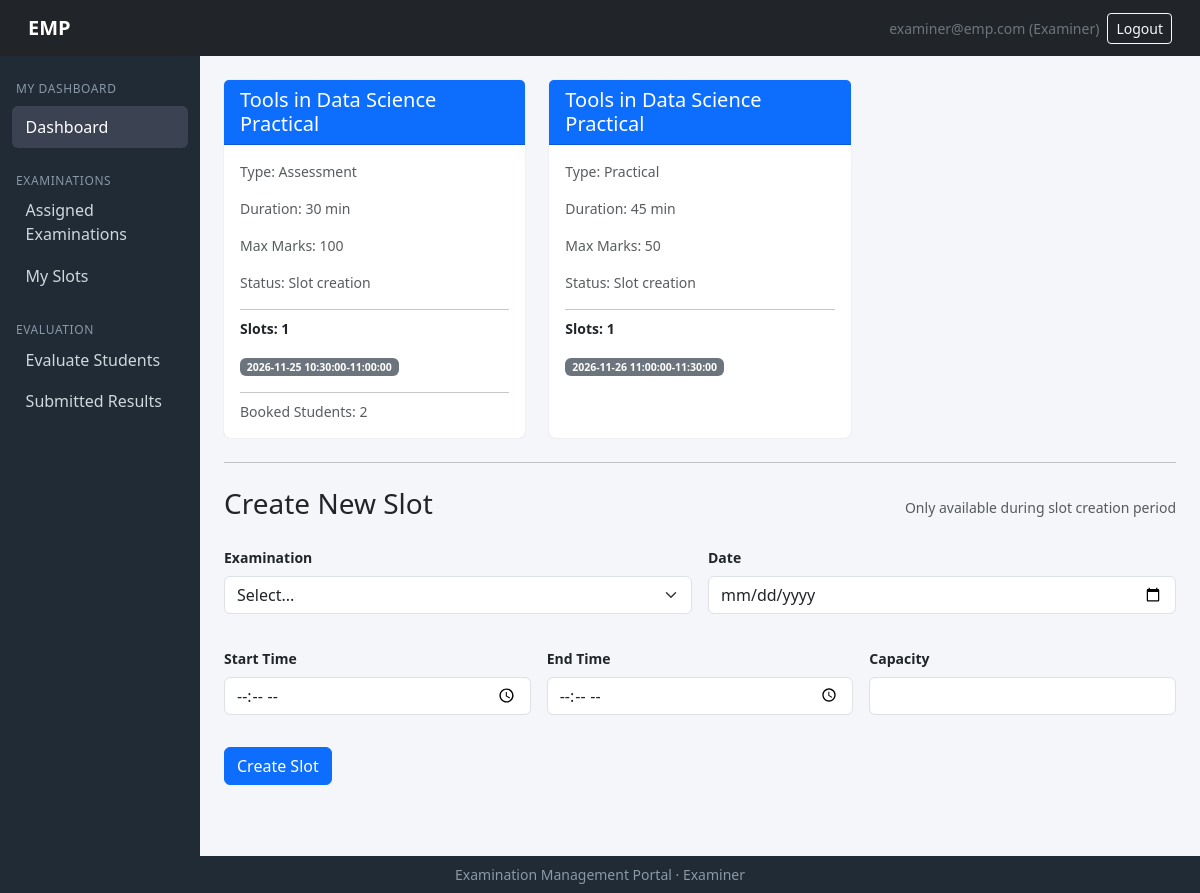
Before: /examiner/dashboard (signed in) with the older database file.
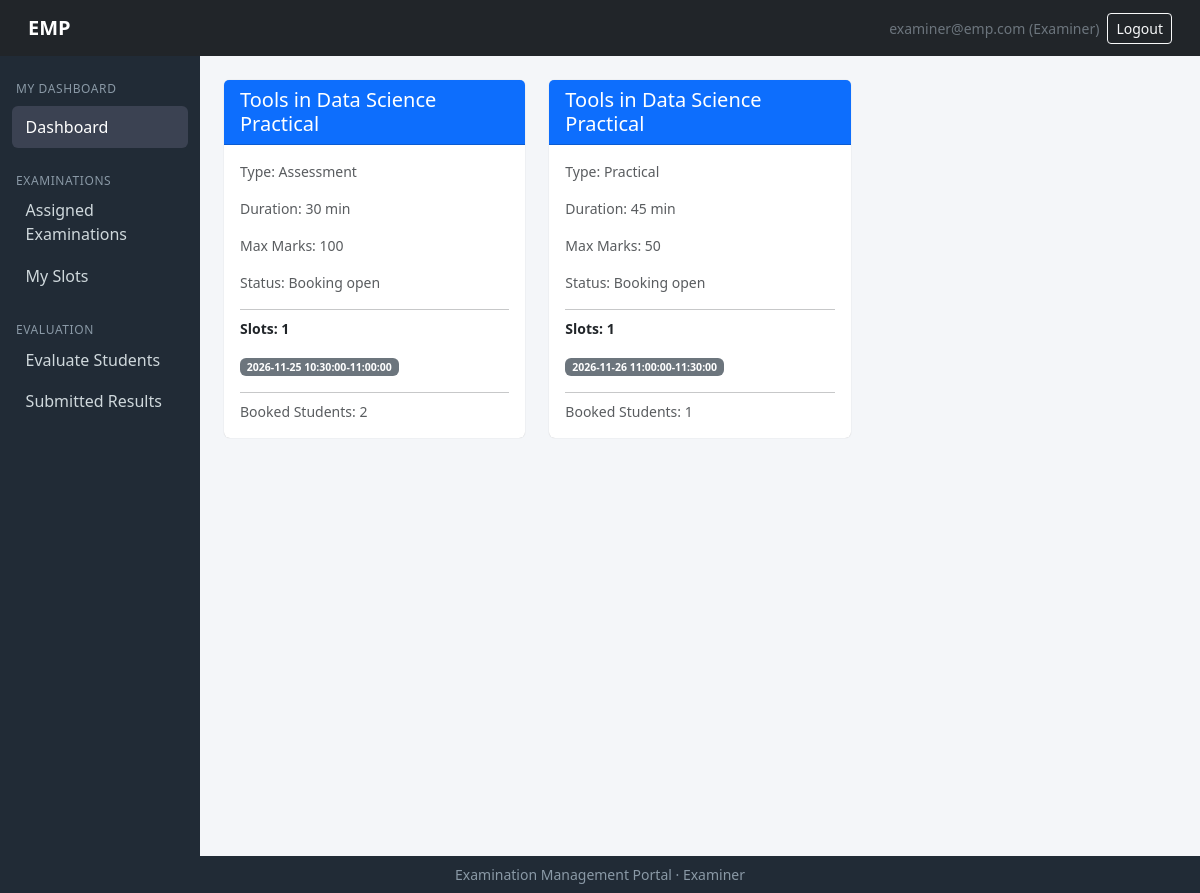
After: the same page with the newer database file.
### models/models.py (models this page shows)
class Examination(db.Model):
    __tablename__ = "examinations"
    id   = db.Column(db.Integer, primary_key=True)
    course_id = db.Column(db.Integer, db.ForeignKey("courses.id"), nullable=False)
    name     = db.Column(db.String(150), nullable=False)
    exam_type= db.Column(db.String(30), nullable=False)   # Viva|Practical|Project Demo|Assessment
    duration = db.Column(db.Integer, nullable=False)       # in minutes ig?
    max_marks = db.Column(db.Integer, nullable=False)
    slot_creation_start = db.Column(db.DateTime)
    slot_creation_end=db.Column(db.DateTime)
    slot_booking_start  = db.Column(db.DateTime)
    slot_booking_end  = db.Column(db.DateTime)
    status = db.Column(db.String(20), default="draft")  # draft|slot_creation|booking_open|closed|completed perhaps
    rubrics = db.relationship("Rubric", backref="exam")
    slots  = db.relationship("ExaminationSlot", backref="exam")

### routes/examiner_routes.py (the view)
@examiner_bp.route('/dashboard')
@login_required
def dashboard():
    if current_user.role != 'examiner':
        flash('Access denied.', 'danger')
        return redirect(url_for('auth.login'))
    examiner = get_examiner_or_abort()
    if not examiner:
        flash('Examiner profile not found.', 'danger')
        return redirect(url_for('auth.login'))
    exams = []
    can_create_slots = False
    for slot in examiner.slots:
        exam = slot.exam
        if exam.status == 'slot_creation':
            can_create_slots = True
    seen = set()
    for slot in examiner.slots:
        exam = slot.exam
        if exam.id in seen:
            continue
        seen.add(exam.id)
        slots_data = []
        for s in exam.slots:
            if s.examiner_id == examiner.id:
                slots_data.append({
                    'id': s.id,
                    'date': s.date,
                    'start_time': s.start_time,
                    'end_time': s.end_time,
                    'capacity': s.max_capacity,
                    'booked': s.max_capacity - s.available_seats,
                    'status': s.status.capitalize(),
                })
        bookings_data = []
        for s in exam.slots:
            if s.examiner_id == examiner.id:
                for b in s.bookings:
                    if b.status == 'booked':
                        bookings_data.append({'id': b.id})
        exams.append({
            'id': exam.id,
            'name': exam.name,
            'type': exam.exam_type,
            'duration': exam.duration,
            'max_marks': exam.max_marks,
            'status': exam.status.replace('_', ' ').capitalize(),
            'slots': slots_data,
            'bookings': bookings_data,
        })
    all_examiner_exam_ids = {slot.exam_id for slot in examiner.slots}
    for eid in all_examiner_exam_ids:
        exam = Examination.query.get(eid)
        if exam and exam.status == 'slot_creation':
            can_create_slots = True
            break
    exams_options = []
    for eid in all_examiner_exam_ids:
        exam = Examination.query.get(eid)
        if exam and exam.status == 'slot_creation':
            exams_options.append({'value': exam.id, 'label': exam.name})
    return render_template('examiner/dashboard.html',
        exams=exams,
        can_create_slots=can_create_slots,
        exams_options=exams_options,
        examiner=examiner,
    )

### app.py (called while the page is built)
@login_manager.user_loader
def load_user(user_id):
    return User.query.get(int(user_id))

### routes/examiner_routes.py (called while the page is built)
def get_examiner_or_abort():
    examiner = Examiner.query.filter_by(user_id=current_user.id).first()
    return examiner

### templates/examiner/dashboard.html (shortened to what this page needs)
{% extends "examiner/base_examiner.html" %}
{% import "admin/_macros.html" as macros %}
{% import "admin/_status.html" as status %}
{% block content %}
{% if not exams %}
    <div class="alert alert-info mt-4">
        You have no assigned examinations at this time.
    </div>
{% else %}
    <div class="row g-4">
        {% for exam in exams %}
            <div class="col-md-4">
                <div class="card h-100">
                    <div class="card-header bg-primary text-white">
                        <h5 class="mb-0">{{ exam.name }}</h5>
                    </div>
                    <div class="card-body">
                        <p class="card-text small text-muted">Type: {{ exam.type }}</p>
                        <p class="card-text small text-muted">Duration: {{ exam.duration }} min</p>
                        <p class="card-text small text-muted">Max Marks: {{ exam.max_marks }}</p>
                        <p class="card-text small text-muted">Status: {{ exam.status }}</p>
                        {% if exam.slots %}
                            <hr class="my-2">
                            <p class="card-text small fw-semibold">Slots: {{ exam.slots|length }}</p>
                            <ul class="list-unstyled small">
                                {% for slot in exam.slots %}
                                    <li>
                                        <span class="badge bg-secondary">{{ slot.date }} {{ slot.start_time }}-{{ slot.end_time }}</span>
                                    </li>
                                {% endfor %}
                            </ul>
                        {% endif %}
                        {% if exam.bookings|length > 0 %}
                            <hr class="my-2">
                            <p class="card-text small text-muted">Booked Students: {{ exam.bookings|length }}</p>
                        {% endif %}
                    </div>
                </div>
            </div>
        {% endfor %}
    </div>
{% endif %}
{% if can_create_slots %}
    <hr class="my-4">
    <div class="d-flex justify-content-between align-items-center mb-3">
        <h3>Create New Slot</h3>
        <small class="text-muted">Only available during slot creation period</small>
    </div>
    <form method="POST" action="{{ url_for('examiner.slot_create') }}">
        <div class="row g-3">
            <div class="col-md-6">
                {{ macros.select_row('Examination', 'exam_id', '', exams_options, true) }}
            </div>
            <div class="col-md-6">
                {{ macros.form_row('Date', 'date', '', type='date', required=true) }}
            </div>
            <div class="col-md-4">
                {{ macros.form_row('Start Time', 'start_time', '', type='time', required=true) }}
            </div>
            <div class="col-md-4">
                {{ macros.form_row('End Time', 'end_time', '', type='time', required=true) }}
            </div>
            <div class="col-md-4">
                {{ macros.form_row('Capacity', 'capacity', '', type='number', min=1, required=true) }}
            </div>
        </div>
        <div class="mt-3">
            <button type="submit" class="btn btn-primary">Create Slot</button>
        </div>
    </form>
{% endif %}
{% endblock %}

Changed rows visible on the page:
changed Examination "Assessment": status "Slot creation" → "Booking open"
changed Examination "Practical": status "Slot creation" → "Booking open"; bookings|length (not shown) → "1"
Other visible differences:
{{ label }}: "Examination" → (not shown)
form field exam_id: "Select..." → (not shown)
{{ label }}: "Date Start Time End Time Capacity" → (not shown)
text no longer shown: "Create New Slot Only available during slot creation period Create Slot"
